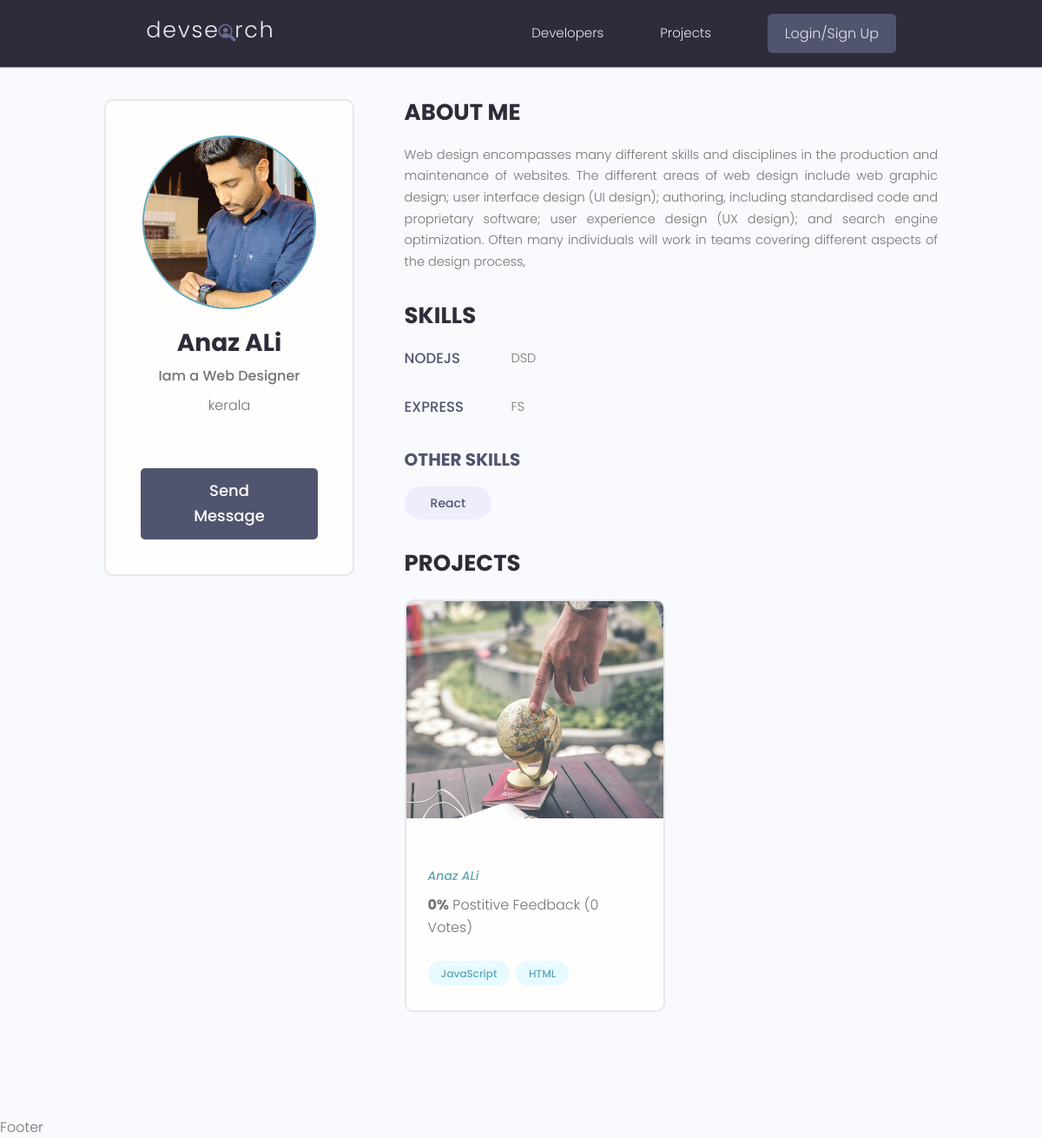
The app's page /profile/2/ with its own data.
### users/models.py (models this page shows, shortened)
class Profile(models.Model):
    user = models.OneToOneField(User, on_delete=models.CASCADE,null=True,blank=True)
    name = models.CharField(max_length=200,null=True,blank=True)
    location = models.CharField(max_length=200,null=True,blank=True)
    email = models.EmailField(null=True,blank=True)
    short_intro = models.CharField(max_length=1000,null=True,blank=True)
    bio = models.TextField(null=True,blank=True)
    profile_image = models.ImageField(upload_to='profiles/',default='profiles/user.png')
    social_github = models.CharField(max_length=2000,null=True,blank=True)
    social_twitter = models.CharField(max_length=2000,null=True,blank=True)
    social_youtube = models.CharField(max_length=2000,null=True,blank=True)
    soacial_linkedin = models.CharField(max_length=2000,null=True,blank=True)
    social_website = models.CharField(max_length=2000,null=True,blank=True)

class Skill(models.Model):
    owner = models.ForeignKey(Profile,on_delete=models.CASCADE,null=True,blank=True)
    name = models.CharField(max_length=200,null=True,blank=True)
    description = models.TextField(null=True,blank=True)
    created = models.DateTimeField(auto_now_add=True)

### projects/models.py (models this page shows, shortened)
class Project(models.Model):
    owner = models.ForeignKey(Profile,on_delete=models.SET_NULL,null=True,blank=True)
    name = models.CharField(max_length=200)
    image = models.ImageField(upload_to='photos/',null=True,blank=True,default="photos/default.jpg")
    description = models.TextField(null=True,blank=True)
    demo_link = models.CharField(max_length=2000,null=True,blank=True)
    source_link = models.CharField(max_length=2000,null=True,blank=True)
    Tag = models.ManyToManyField('Tag',blank=True)
    Created = models.DateTimeField(auto_now_add=True)
    Published = models.DateTimeField(default = timezone.now)
    Vote_total = models.IntegerField(default=0,null=True,blank=True)
    Vote_ratio = models.IntegerField(default=0,null=True,blank=True)

class Tag(models.Model):
    name = models.CharField(max_length=100)
    Created = models.DateTimeField(auto_now_add=True)
    def __str__(self):
        return self.name

### users/views.py (the view)
# urls.py: path('profile/<str:pk>/',views.profile,name='single-profile'),
def profile(request,pk):
    profile = Profile.objects.get(id=pk)
    topskills = profile.skill_set.exclude(description = "")
    otherskills = profile.skill_set.filter(description = "")
    context = {
        'profile': profile,
        'topskills' : topskills,
        'otherskills' : otherskills,
    }
    return render(request,'users/single-profile.html',context)

### users/templates/users/single-profile.html (shortened to what this page needs)
{% extends 'main.html' %}
{% block content %}
<main class="profile my-md">
    <div class="container">
      <div class="layout">
        <div class="column column--1of3">
          <div class="card text-center">
            <div class="card__body dev">
              <img class="avatar avatar--xl" src="{{profile.profile_image.url}}" />
              <h2 class="dev__name">{{profile.name}}</h2>
              <p class="dev__title">{{profile.short_intro}}</p>
              <p class="dev__location">{{profile.location}}</p>
              {% if request.user.profile.id != profile.id %}
              <a href="{% url 'users:create-message' profile.id %}" class="btn btn--sub btn--lg">Send Message </a>
              {% endif %}
            </div>
          </div>
        </div>
        <div class="column column--2of3">
          <div class="devInfo">
            <h3 class="devInfo__title">About Me</h3>
            <p class="devInfo__about">
              {{profile.bio}}
            </p>
          </div>
          <div class="devInfo">
            <h3 class="devInfo__title">Skills</h3>
            <div class="devInfo__skills">
              {% for skill in topskills %}
              <div class="devSkill">
                <h4 class="devSkill__title">{{skill.name}}</h4>
                <p class="devSkill__info">
                  {{skill.description}}
                </p>
              </div>
              {% endfor %}
              <h3 class="devInfo__subtitle">Other Skills</h3>
              <div class="devInfo__otherSkills">
                {% for skill in otherskills %}
                <span class="tag tag--pill tag--sub tag--lg">
                  <small>{{skill.name}}</small>
                </span>
                {% endfor %}
              </div>
            </div>
          </div>
          <div class="devInfo">
            <h3 class="devInfo__title">Projects</h3>
            <div class="grid grid--two">
              {% for project in profile.project_set.all %}
              <div class="column">
                <div class="card project">
                  <a href="{% url 'projects:project' project.id %}" class="project">
                    <img class="project__thumbnail" src="{{project.image.url}}" alt="project thumbnail" />
                    <div class="card__body">
                      <p><a class="project__author" href="{% url 'users:single-profile' project.owner.id %}">{{project.owner.name}}</a></p>
                      <p class="project--rating">
                        <span style="font-weight: bold;">{{project.Vote_ratio}}%</span> Postitive
                        Feedback ({{project.Vote_total}} Vote{{project.Vote_total | pluralize:"s"}})
                      </p>
                      <div class="project__tags">
                          {% for tag in project.Tag.all %}
                        <span class="tag tag--pill tag--main">
                          <small>{{tag}}</small>
                        </span>
                         {% endfor %}
                      </div>
                    </div>
                  </a>
                </div>
              </div>
              {% endfor %}
            </div>
          </div>
        </div>
      </div>
    </div>
  </main>
{% endblock %}

### static/styles/app.css (style rules this page uses)
:root { --color-sub: #2d2d39; }
.btn--sub { background-color: var(--color-sub-light); }
.card { border: 2px solid var(--color-light); }
img { width: 100%; }
.profile .card > .dev { padding: 4rem; }
.dev__name { color: var(--color-sub); font-size: 2.8rem; font-weight: 700; margin-top: 1rem; margin-bottom: 0.5rem; }
.dev__title { font-size: 1.6rem; font-weight: 500; line-height: 1.3; }
.dev__location { margin-top: 1rem; }
.devInfo { margin-bottom: 3rem; }
.devInfo__title, .devInfo__subtitle { font-size: 2.6rem; color: var(--color-sub); text-transform: uppercase; font-weight: 700; margin-bottom: 1.5rem; }
.devInfo__subtitle { font-size: 2rem; color: var(--color-sub-light); }
.devInfo__about, .devSkill__info { font-size: 1.45rem; line-height: 1.7; text-align: justify; }
.devSkill { margin-bottom: 3rem; }
.devSkill__title { font-size: 1.65rem; font-weight: 500; color: var(--color-sub-light); }
@media screen and (min-width: 700px) { .devSkill { display: flex; justify-content: space-between; gap: 3rem; } }
@media screen and (min-width: 700px) { .devSkill__info { flex-basis: 80%; } }
.project__author { font-size: 1.4rem; font-style: italic; }
.project--rating { margin-bottom: 1.6em; margin-top: .5em; }
.project__thumbnail { height: 25rem; object-fit: cover; object-position: top center; }

### static/uikit/styles/modules/_variables.css (style rules this page uses)
:root { --color-main: #5aa5b9; --color-main-light: #e6faff; --color-sub: #3f4156; --color-sub-light: #51546e; --color-sub-lighter: #ededfd; --color-text: #737373; --color-gray: #8b8b8b; --color-light: #e5e7eb; --color-light-gray: #767676; --color-bg: #f8fafd; --color-white: #fffefd; --color-white-light: #f3f3f3; --color-success: #359e64; --color-success-bg: #def8e8; --color-error: #fc4b0b; --color-error-bg: #fff2ee; --font-base: 'Poppins', arial, helvetica, 'Segoe UI', roboto, ubuntu, sans-serif; --font-monospace: 'Fira Code', 'Courier New', courier, monospace; --font-regular: 300; --font-medium: 500; --font-bold: 700; --generic-shadow: 1px 1px 5px #00000010; --generic-transition: all 0.3s ease-in-out; }

### static/uikit/styles/modules/_base.css (style rules this page uses)
* { margin: 0; padding: 0; box-sizing: border-box; text-rendering: optimizeLegibility; color: inherit; font-size: inherit; }
html { font-size: 50%; }
@media only screen and (min-width: 480px) { html { font-size: 56.25%; } }
@media only screen and (min-width: 1200px) { html { font-size: 62.5%; } }
body { line-height: 1.6; font-weight: 400; font-size: 1.5rem; color: var(--color-text); background-color: var(--color-bg); min-height: 100vh; }

### static/uikit/styles/modules/_typography.css (style rules this page uses)
* { font-family: var(--font-base); }
h2 { font-size: 3.6rem; font-weight: var(--font-bold); }
h3 { font-size: 3.2rem; font-weight: var(--font-medium); }
h4 { font-size: 2.8rem; font-weight: var(--font-medium); }
p, span, strong { font-size: 1.6rem; color: var(--color-text); font-weight: var(--font-regular); }
a { padding-bottom: 2px; text-decoration: none; display: inline-block; color: var(--color-main); font-weight: var(--font-medium); }

### static/uikit/styles/modules/_utilities.css (style rules this page uses)
.container { width: 92%; max-width: 165rem; margin: 0 auto; box-sizing: border-box; }
@media screen and (min-width: 1000px) { .container { width: 90%; } }
@media screen and (min-width: 1200px) { .container { width: 80%; } }
.text-center { text-align: center; }
.my-md { margin: 3rem auto; }

### static/uikit/styles/modules/_avatar.css (style rules this page uses)
.avatar { border-radius: 50%; border: 2px solid var(--color-main); object-fit: cover; }
.avatar--xl { height: 20rem; width: 20rem; }

### static/uikit/styles/modules/_button.css (style rules this page uses)
.btn { display: inline-block; position: relative; cursor: pointer; background-color: var(--color-light); font-weight: var(--font-medium); color: var(--color-sub); text-decoration: none; padding: 1rem 2rem; border-radius: 0.5rem; border: none; width: -webkit-fit-content; width: -moz-fit-content; width: fit-content; height: -webkit-fit-content; height: -moz-fit-content; height: fit-content; font-size: 1.6rem; outline-width: 0; outline-color: transparent; -webkit-backface-visibility: hidden; backface-visibility: hidden; transition: all 0.3s ease-in-out; }
.btn--sub { background-color: var(--color-sub); color: var(--color-white); }
.btn--lg { font-size: 1.8rem; padding: 1.2rem 4.5rem; }

### static/uikit/styles/modules/_card.css (style rules this page uses)
.card { border-radius: 1rem; background-color: var(--color-white); border: 1.5px solid var(--color-light); width: auto; height: auto; margin-top: 0.5rem; margin-bottom: 0.5rem; overflow: hidden; }
.card__body, .card__header { padding: 2rem 2.5rem; }

### static/uikit/styles/modules/_layout.css (style rules this page uses)
.layout { display: flex; flex-flow: row wrap; justify-content: space-between; }
.layout > .column { margin-bottom: 3rem; }
.layout > .column.column--1of3 { flex-basis: 30%; }
.layout > .column.column--2of3 { flex-basis: 64%; }

### records on screen
Profile: profile_image (picture), name "Anaz ALi", short_intro "Iam a Web Designer", location "kerala", bio "Web design encompasses many different skills and disciplines in the production and maintenance of websites. The different areas of web design include web graphic design; user interface design (UI design); authoring, including standardised code and proprietary software; user experience design (UX design); and search engine optimization. Often many individuals will work in teams covering different aspects of the design process,"
Skill: name "NODEJS", description "DSD"
Skill: name "EXPRESS", description "FS"
Skill: name "React"
Project: image (picture), owner.name "Anaz ALi", Vote_ratio "0", Vote_total "0", Vote_total|pluralize "s"
Tag: name "JavaScript"
Tag: name "HTML"
